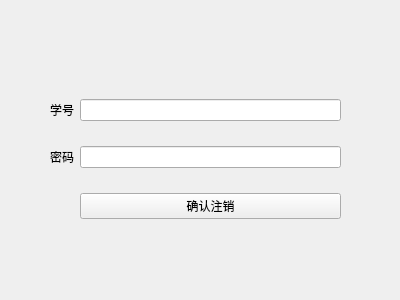
<?xml version="1.0" encoding="UTF-8"?>
<ui version="4.0">
 <class>studentQuitShcool</class>
 <widget class="QWidget" name="studentQuitShcool">
  <property name="geometry">
   <rect>
    <x>0</x>
    <y>0</y>
    <width>400</width>
    <height>300</height>
   </rect>
  </property>
  <property name="windowTitle">
   <string>学生退学</string>
  </property>
  <widget class="QWidget" name="layoutWidget">
   <property name="geometry">
    <rect>
     <x>50</x>
     <y>80</y>
     <width>291</width>
     <height>161</height>
    </rect>
   </property>
   <layout class="QGridLayout" name="gridLayout">
    <item row="0" column="0">
     <widget class="QLabel" name="label">
      <property name="text">
       <string>学号</string>
      </property>
     </widget>
    </item>
    <item row="0" column="1">
     <widget class="QLineEdit" name="lineEdit"/>
    </item>
    <item row="1" column="0">
     <widget class="QLabel" name="label_2">
      <property name="text">
       <string>密码</string>
      </property>
     </widget>
    </item>
    <item row="1" column="1">
     <widget class="QLineEdit" name="lineEdit_2"/>
    </item>
    <item row="2" column="1">
     <widget class="QPushButton" name="pushButton">
      <property name="text">
       <string>确认注销</string>
      </property>
     </widget>
    </item>
   </layout>
  </widget>
 </widget>
 <resources/>
 <connections/>
</ui>
